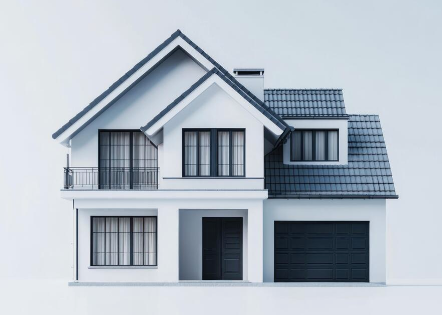
#> input picture Experiment-1/image.png, 442 x 315 px
$ jupyter execute CV_Experiment1.ipynb   (older library calls are emulated)
#> lines starting #> are read from the running program, lines starting #| are printed output that depends on the picture; after the words box and inside, x2 and y2 are one past the last pixel; in counts of white or black regions, pixels touching at a corner belong together
[cell 1]
import cv2
import matplotlib.pyplot as plt

[cell 2]
# Read image
image = cv2.imread("image.png")
#> image is the input picture: shape (315, 442, 3); mean B, G, R 194.9, 184.6, 175.3

# Convert BGR to RGB (for displaying with matplotlib)
image = cv2.cvtColor(image, cv2.COLOR_BGR2RGB)
# Convert RGB to Grayscale
gray = cv2.cvtColor(image, cv2.COLOR_RGB2GRAY)
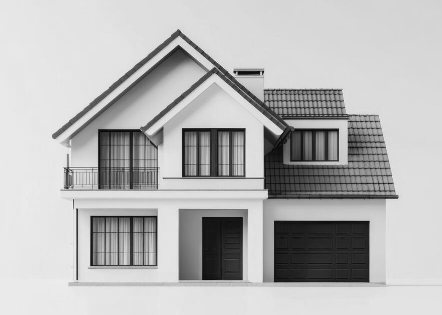
#> gray: shape (315, 442); min 6, max 239, mean 183.1
#
blur = cv2.GaussianBlur(gray, (5,5), 0)
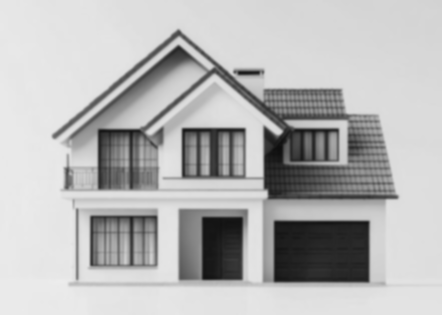
#> blur: shape (315, 442); min 14, max 236, mean 183.1
#
equalized = cv2.equalizeHist(gray)
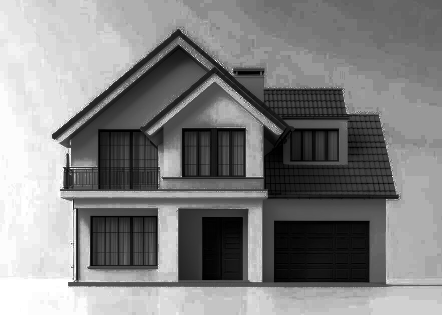
#> equalized: shape (315, 442); min 0, max 255, mean 130.1
#
canny = cv2.Canny(blur, 100, 200)
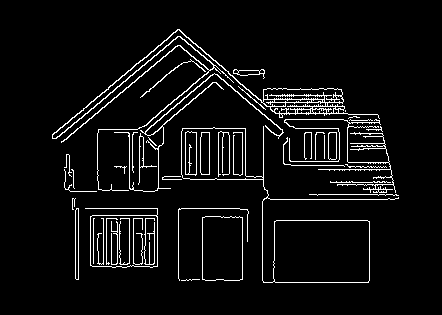
#> canny: shape (315, 442); 5.5% white in thin lines or dots, all inside (x1, y1, x2, y2) = (52, 29, 399, 283)
#
#
sobel_x = cv2.Sobel(blur, cv2.CV_64F, 1, 0, ksize = 3)
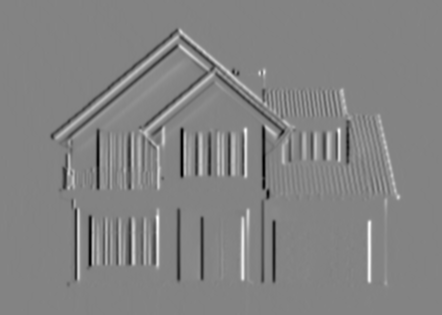
#> sobel_x: shape (315, 442) float64; min -486, max 457, mean -0.2; drawn with min black and max white
sobel_y = cv2.Sobel(blur, cv2.CV_64F, 0, 1, ksize = 3)
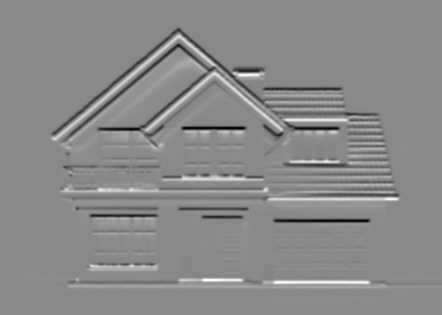
#> sobel_y: shape (315, 442) float64; min -480, max 411, mean 0.2; drawn with min black and max white
sobel = cv2.magnitude(sobel_x, sobel_y)
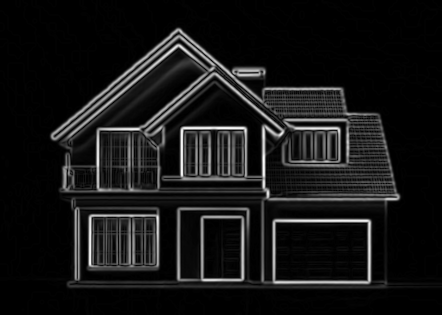
#> sobel: shape (315, 442) float64; min 0, max 486, mean 42.4; drawn with min black and max white

[cell 3]
# Display Result
titles = [
    "Original Image",
    "GrayScale",
    "Gaussian Blur",
    "Histogram Equalization",
    "Canny Edge Detection",
    "Sobel Edge Detection"
]
images = [image, gray, blur, equalized, canny, sobel]

# Figure size
L = 15
B = 8
plt.figure(figsize=(L, B))

for i in range(len(images)):
  plt.subplot(2, 3, i+1)

  if i==0:
    plt.imshow(images[i])
  else:
    plt.imshow(images[i], cmap="gray")

  plt.title(titles[i])
  plt.axis("off")
#> this loop made 6 passes

plt.tight_layout()
plt.show()
